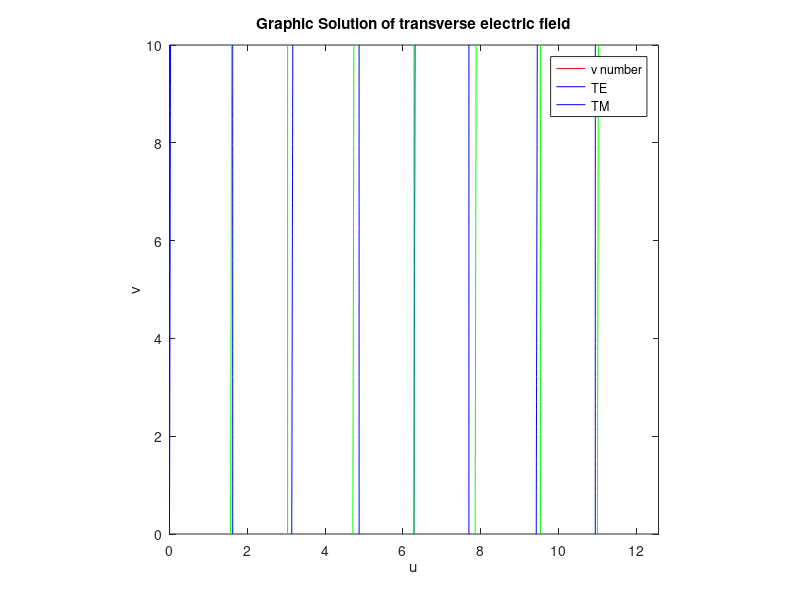

MATLAB code to generate this figure: (Note: this script raises an error after producing the figure.)
%% Split-step Fourier beam propagation method (SSF-BPM)

% For nonlinear propagation in chi-3 media, according
% to the nonlinear Schr??dinger equation (NLSE).
% We use SI units

% To play with the code, you nromally only need to edit the values or lines
% labeled with the following tag: <---### EDIT HERE ###

%% SETUP THE ENVIRONMENT AND DEFINE THE COMPUTATION WINDOW

%clear all;	% clear all variables in current environment
close all;	% close all figures

% Computation domain discretization
% Note that for optimal use of fast Fourier transform (FFT),
% we take the size of the computation window to be a power of two.

exponent = 11;          % <---### EDIT HERE ### 
Nz = 500;               % Number of steps in the z direction <---### EDIT HERE ###
Nx = 2^exponent;        % x-direction size of computational grid

% Physical dimension of the computation space. Physical values are denoted with an underscore. The corresponding normalized value are written without underscore. 

Lx_ = 30e-6;		% width of the computation window [m]  <---### EDIT HERE ###
Lz_ = 100e-6;	% propagation distance [m]             <---### EDIT HERE ###

lambda0_ = 800e-9;	% free space wavelength [m] <---### EDIT HERE ###
delta_ = 1.0 ;			% normalization parameter (see documentation on SSF)
n2_ = 2.5e-21;			% nonlinear coefficient [m2/W] (2.4e-19m2/W for acetone) <---### EDIT HERE ###
n0_ = 1.5    ;          % n_cladding or background medium

%% SETUP THE SSF-BPM VARIABLES
% Physical constants

mu0 = 4.0e-7 * pi;	% free space magnetic permeability [Vs/Am]
c0 = 2.99792458e+8;	% free space light speed [m/s]

epsilon0 = 1.0 / (mu0 * c0^2);	% free space permittivity [As/Vm]
eta0 = sqrt(mu0 / epsilon0);		% free space impedance [ohm]

% Derived parameters

n2_el = n0_ * n2_ / (2 * eta0);	% nonlinear refractive index [m2/V2]
k0_ = 2 * pi / lambda0_;			% free space wavenumber [m-1]
k_ = n0_ * k0_;						% medium wavenumber [m-1]
lambda_ = lambda0_ / n0_;			% medium wavelength [m]

% Normalization coefficients
% The equatsion can be normalized to a dimensionless form

% spatial normalization factor in the x-y plane
spatial_transverse_scale = 1/(k0_ * sqrt(2 * n0_ *  delta_));
% spatial normalization factor in the z direction
spatial_longitudinal_scale = 1/(delta_ * k0_);

scale_ratio = spatial_longitudinal_scale/spatial_transverse_scale; % = sqrt(2*n0_/delta_)
% normalization factor for the electric field
field_scale = sqrt(delta_ / n2_el);

% ************* Normalized parameters *************

Lx = Lx_ / spatial_transverse_scale;	% normalized model width
Lz = Lz_ / spatial_longitudinal_scale;	% normalized propagation distance
k = 2*pi * spatial_transverse_scale / lambda_; % normalized light k-vector

% ************ Numeric model parameters ***********

dx_ = Lx_/Nx;		% normalized discretization step in x
dx = Lx/Nx;			% discretization step in x
x_ = dx_ * (-Nx/2:Nx/2-1);	% x dimension vector
x = dx * (-Nx/2:Nx/2-1);	% normalized x dimension vector
dkx = 2*pi/Lx;		% discretization in the spatial spectral domain along the y direction
kx = dkx * [0:Nx/2-1, -Nx/2:-1];	% spatial frequencies vector in the x direction
% Note that we swap the left and right part of this vector because the FFT algorithm puts the
% low frequencies in the edges of the transformed vector and the high frequencies in the middle.
% There is a fftshift function that perform this swap in MATLAB. Here we prefer to redefine k so
% that we don't need to call fftshift everytime we use fft.

dz = Lz/Nz;
dz_ = Lz_/Nz;
z = dz * (1:Nz);
z_ = dz_ * (1:Nz);

% Here we create the spatial computation grid (physical and normalized)
[Xz_, Z_] = meshgrid(x_, z_);
% The same for the spatial frequencies domain
K2 = kx.^2; % Here we define some variable so that we don't need to compute them again and again

%% WAVEGUIDE
% Define waveguide

Length_wg=1*Lz_;
d = 1e-6;

n_core = 1.53;
n_cladding = n0_;

NA= sqrt(n_core^2 - n_cladding^2);
v = NA*(pi*d/lambda0_) ;     % V mumber of the waveguide

V = (n_core - n_cladding)* (double(abs(x_) < d/2));         

x_clad_1 = [];
x_clad_2 = [];
x_core = [];

for ind = 1:Nx/2
    if V(ind) < abs(n_core - n_cladding)
        x_clad_1 = [x_clad_1, x_(ind)];
    end
end

for ind = Nx/2:Nx
    if V(ind) < abs(n_core - n_cladding)
        x_clad_2 = [x_clad_2, x_(ind)];
    end
end

for ind = 1:Nx
    if V(ind) > 0
        x_core = [x_core, x_(ind)];
    end
end

%% CALCULATION OF THE PROPAGATION CONSTANTS AND THE WAVEGUIDE MODES

%plot the circle 
f=@(h,q) h^2+q^2-v^2;
b1=ezplot(f,[0 10 0 10]);
set(b1,'color','red')
axis square;

g=@(h,q) h*tan(h)-q;
hold on;
b2=ezplot(g,[0 4*pi 0 10]);
set(b2,'color','blue')

m=@(h,q) -q- h*cot(h);
hold on;
b3=ezplot(m,[0 4*pi 0 10]);
title('Graphic Solution of transverse electric field')
xlabel('u');
ylabel('v');
set(b3,'color','green')
legend('v number','TE','TM')

%%%% EVEN MODES
Number = 3;         % Number of iterations 
Se = zeros(Number,1);

syms x 
fe = abs(x)*tan(abs(x))-sqrt(v^2-x^2);
for n = 1:Number 
  Se(n,1) = vpasolve(fe,x, [0 5],'random',true);
  fd = unique(fe,'sorted');
end
Su_e = unique(Se);      % Unique solutions of the equation fe

up_e = Su_e;            % Parameters u and v
vp_e = sqrt(v^2-up_e.^2);

qp_e = 2*vp_e(1)/d;        % Wavenumbers q and h 
hp_e = 2*up_e(1)/d;

beta_ = sqrt((n_core * k0_)^2 - hp_e^2);

B_e = 1;
D_e = cos(hp_e*d/2)/exp(-qp_e*d/2)*B_e;
C_e = D_e;

mode_0e = [D_e * exp(qp_e * x_clad_1), B_e * cos(hp_e .* x_core), C_e * exp(-qp_e * x_clad_2)];
beam_e = mode_0e;

%%%% ODD MODES

if v>pi/2
Number = 3;
So = zeros(Number,1);
syms x 
fo = abs(x)*cot(abs(x))+sqrt(v^2-x^2);
for n = 1:Number 
  So(n,1) = vpasolve(fo,x, [0 5],'random',true);
  fdo = unique(fo,'sorted');
end
Su_o = unique(So);      % Unique solutions of the equation fo

up_o = Su_o;
vp_o = sqrt(v^2-up_o.^2);


qp_o = 2*vp_o/d;
hp_o = 2*up_o/d;

beta_o = sqrt((n_core * k0_)^2 - hp_o^2);

B_1 = 1;
D_1 = sin(hp_o*d/2)/exp(-qp_o*d/2)*B_1;
C_1 = D_1;

mode_1 = [-D_1 * exp(qp_o * x_clad_1), B_1 * sin(hp_o .* x_core), C_1 * exp(-qp_o * x_clad_2)];
beam_o = mode_1;


figure(),plot(x_,(beam_o)); hold on
         plot(x_,(beam_e))
         
end
%figure, plot(x_,(beam_e))

%% DEFINITION OF INPUT FIELD

% Factor defining whether we want a medium that is linear (nonlinearity = 0), focusing (n2 > 0, nonlinearity = 1)
% or defocusing (n2 < 0, nonlinearity = -1).
nonlinearity = 0;           % <---### EDIT HERE ###   
% Variable that allows to switch between the paraxial (nonparaxial = 0) and nonparaxial (nonparaxial = 1) algorithm.
nonparaxial = 0;            % <---### EDIT HERE ###
% Variable for absorbin boundaries (if 1, it exists. It does not exist otherwise)
absorbing_boundary=1;

I_ = 1e+16;                 % Peak intensity of the input beam [W/m2] <---### EDIT HERE ###
A_ = sqrt(2 * eta0 * I_);	% Peak field amplitude of the input beam [V/m]
A = A_ / field_scale;		% normalized peak field amplitude of the input beam

beam_fwhm_ = 1e-6;%1.37e-6;
beam_scale_ = beam_fwhm_ / (2*sqrt(log(2)));
gaussian_beam = exp(-(x_/beam_scale_).^2);
%figure,plot(x_,gaussian_beam)

rect_input=zeros(1,Nx);
rect_input(x_>=-d/2)=1;
rect_input(x_>=d/2)=0;
%figure,plot(x_,rect_input)

window = exp(-(x_/(0.5*Lx_)).^20);
%figure,plot(x_,window)

u = beam_e; 
%u = gaussian_beam;
%u=rect_input;


% Variables that allow you to monitor the progress of the algorithm. 
progress_start = 0;	% This means you start at 0%
progress_diff = 100;		% This means that the following procedure will constitute 100% of the execution time
% Note that these values may change if you perform several propagation in the same code.
% Sometimes, the computation takes a long time (especially when you have a large discretized window)
% and you want to know how long it will take (i.e. if mankind will still exist when the computation ends).

% You declare this variable if you want to record the propagation profile (in the y-z plane)

% Assign the first step input value to be your input field
u0 = u;
V_ = V;
%% PROPAGATION ROUTINE (CORE OF THE STORY)
profile  = zeros(Nx,Nz);
profile_v= zeros(Nx,Nz);
% Now we are ready to propagate
for index_z = 1:Nz

	u1 = ifft(fft(u0) .* exp(-1i * K2 * dz * scale_ratio./ (k + sqrt(k^2 - K2))));
 	if index_z*dz_ <= Length_wg       
		u3 = u1 .* exp(1i * dz * (nonlinearity .* abs(u1).^2 + V_));
		profile_v(:,index_z) = V_.';          % [profile_v V.'];
	else
		profile_v(:,index_z) = zeros(Nx, 1); % [profile_v zeros(Nx, 1)];
		u3 = u1;
	end
	
	% Monitor the progress
	% For MATLAB:
	fprintf('\nProgress: %f %% \n\n', progress_start + progress_diff * index_z / Nz);
	% For Octave:
	% printf('\nProgress: %f %% \n', progress_start + progress_diff * index_z / Nz)
	% fflush(stdout);
	
    % Get ready for the next step
    if absorbing_boundary==1
        u0 = u3.*window;
    else
        u0 = u3;
    end
	
	% Record the profile (note that you can record it along a different plane)
	profile(:,index_z) = u3.';%[profile u3.'];
end

% Let's store the result in a variable with a more explicit name
output = u3;

%% DISPLAY RESULTS

figure,imagesc(1e+6*z_,1e+6*x_,profile_v)
set(colorbar,'FontName','Times New Roman','FontSize',16,'LineWidth',1)
set(gca,'FontName','Times New Roman','FontSize',16,'LineWidth',1)
xlabel('z coordinate [\mum]')
ylabel('x coordinate [\mum]')
title('slab waveguide')
print(gcf,'input.png','-dpng','-r300');    % save image 

figure, plot(1e+6*x_,abs(u));
set(gca,'FontName','Times New Roman','FontSize',16,'LineWidth',1)
xlabel('x coordinate [\mum]')
ylabel('abs of the input')
title('input field')

figure, imagesc(1e+6*z_,1e+6*x_,abs(profile));
set(colorbar,'FontName','Times New Roman','FontSize',16,'LineWidth',1)
set(gca,'FontName','Times New Roman','FontSize',16,'LineWidth',1)
xlabel('z coordinate [\mum]')
ylabel('x coordinate [\mum]')
title('abs of the propagation profile')

figure, imagesc(1e+6*z_,1e+6*x_,angle(profile));
set(colorbar,'FontName','Times New Roman','FontSize',16,'LineWidth',1)
set(gca,'FontName','Times New Roman','FontSize',16,'LineWidth',1)
xlabel('z coordinate [\mum]')
ylabel('x coordinate [\mum]')
title('Phase of the propagation profile')

figure, plot(1e+6*x_,abs(output));
set(gca,'FontName','Times New Roman','FontSize',16,'LineWidth',1)
xlabel('x coordinate [\mum]')
ylabel('abs of the output')
title('output field')

input_physical_power = n0_/(2 * eta0) * sum(abs(u .* field_scale).^2) *dx_;
output_physical_power = n0_/(2 * eta0) * sum(abs(output .* field_scale).^2) *dx_;